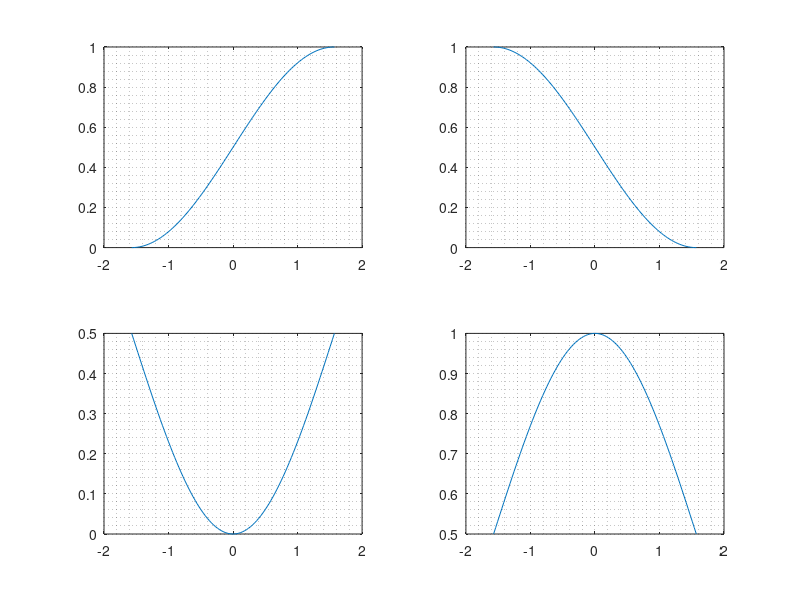

MATLAB code for this plot:
%%
close all;
psi = linspace(-pi/2,pi/2,100);
mu1 = 1/2 * (1+sin(psi));
mu2 = 1/2 * (1-sin(psi));
mu3 = 1/2 * (1-cos(psi));
mu4 = 1/2 * (1+cos(psi));

subplot(2,2,1);
plot(psi,mu1);
grid minor
subplot(2,2,2);
plot(psi,mu2);
grid minor

subplot(2,2,3);
plot(psi,mu3)
grid minor
subplot(2,2,4);
plot(psi,mu4)
grid minor
% subplot(2,1,1);
% plot(psi,mu1.*mu2);
% hold on
% grid minor
% 
% subplot(2,1,2);
% plot(psi,mu3.*mu4);
% hold on
% grid minor

